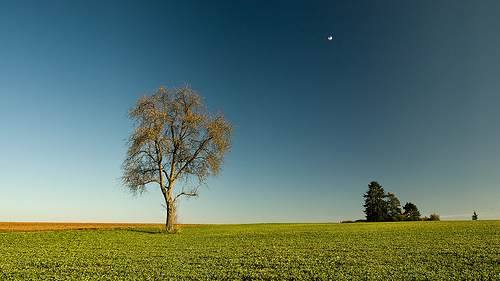
#> input picture PIM_P3/countryside.jpg, 500 x 281 px
$ jupyter execute --allow-errors PIM_P3_2.ipynb   (shell and % lines are left out)   (older library calls are emulated)
#> lines starting #> are read from the running program, lines starting #| are printed output that depends on the picture
[cell 1]
import numpy as np
from skimage import io, transform, color
from matplotlib import pyplot as plt
import scipy.ndimage as nd

[cell 2]
countryside = io.imread('countryside.jpg').astype(np.uint8)
#> countryside is the input picture: shape (281, 500, 3); mean R, G, B 90.9, 115.3, 103.4
countryside_copy = countryside.copy()
plt.imshow(countryside)
plt.colorbar()
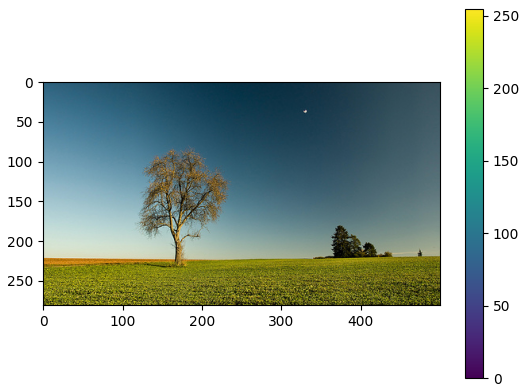
#> figure drawn by matplotlib, 2 panels

[cell 3]
def gradient(img):
    #dx = nd.sobel(color.rgb2gray(img), 0)
    #return np.abs(dx)
    gray_img = color.rgb2gray(img)
    M = np.array(gray_img).astype(np.float)
    gX,gY = np.gradient(M)
    return np.abs(gX)+np.abs(gY)

plt.imshow(gradient(countryside), cmap='gray')
#> in gradient, `gray_img = color.rgb2gray(img)`:
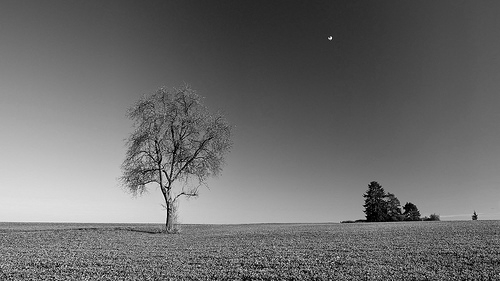
#> gray_img: shape (281, 500) float64; min 0, max 0.996, mean 0.428
#> in gradient, `gX,gY = np.gradient(M)`:
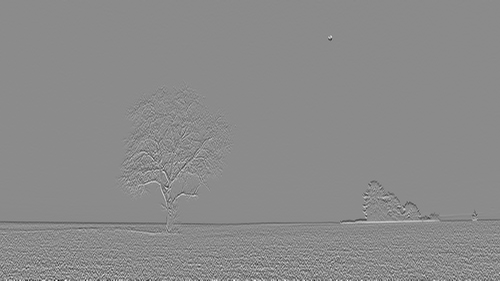
#> gX: shape (281, 500) float64; min -0.738, max 0.616, mean 0.000436; drawn with min black and max white
#> in gradient, `gX,gY = np.gradient(M)`:
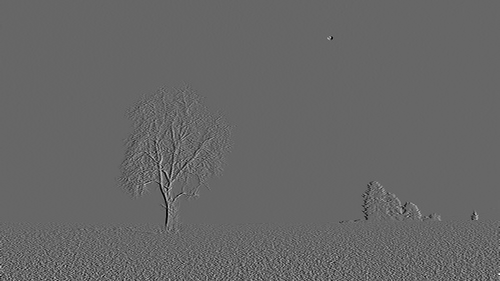
#> gY: shape (281, 500) float64; min -0.455, max 0.672, mean -0.00034; drawn with min black and max white
plt.colorbar()
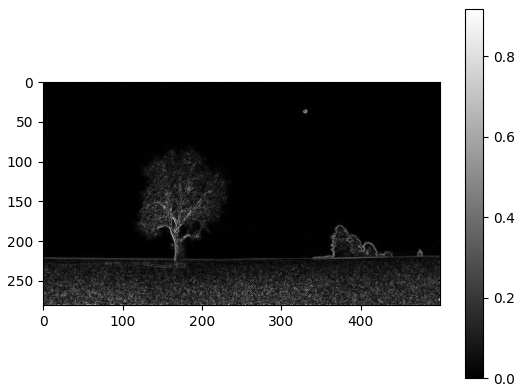
#> figure drawn by matplotlib, 2 panels

[cell 4]
def markPath(mat, path, mark_as='red'):
    assert mark_as in ['red','green','blue','black','white']

    if len(mat.shape) == 2:
        mat = color.gray2rgb(mat)

    ret = np.zeros(mat.shape)
    ret[:,:,:] = mat[:,:,:]

    # Preprocess image
    if np.max(ret) < 1.1 or np.max(ret) > 256: # matrix is in float numbers
        ret -= np.min(ret)
        ret /= np.max(ret)
        ret *= 256

    # Determinate components
    if mark_as == 'red':
        r,g,b = 255,0,0
    elif mark_as == 'green':
        r,g,b = 0,255,0
    elif mark_as == 'blue':
        r,g,b = 0,0,255
    elif mark_as == 'white':
        r,g,b = 255,255,255
    elif mark_as == 'black':
        r,b,b = 0,0,0

    # Place R,G,B
    for i in path:
        ret[int(i[0]),int(i[1]),0] = r
        ret[int(i[0]),int(i[1]),1] = g
        ret[int(i[0]),int(i[1]),2] = b
    return ret.astype('uint8')

def backtracking(M):

    M2 = np.zeros((M.shape[0],2))

    minValRow = np.min(M[M.shape[0]-1,:])
    minValPos = np.where(minValRow==M[M.shape[0]-1,:])
    row,col = M.shape[0]-1,minValPos[0][0]
    while(row!=-1):
        M2[row,0] = row
        M2[row,1] = col
        if(col==0):
            minValRow = min(M[row-1,col],M[row-1,col+1])
            minValPos = np.where(minValRow==M[row-1,col:(col+2)])
            col = col+minValPos[0][0]
        elif(col==M.shape[1]-1):
            minValRow = min(M[row-1,col],M[row-1,col-1])
            minValPos = np.where(minValRow==M[row-1,(col-1):(col+1)])
            col = col+(minValPos[0][0]-1)
        else:
            minValRow = min(M[row-1,col],M[row-1,col-1],M[row-1,col+1])
            minValPos = np.where(minValRow==M[row-1,(col-1):(col+2)])
            col = col+(minValPos[0][0]-1)
        row-=1
    #print("backtracking M2: ", M2.shape)
    #print(M2)
    return M2

def lines(img):
    grad = gradient(img)
    size_X, size_Y = grad.shape
    M = np.zeros((size_X,size_Y))
    #print("Lines M:", M.shape)
    for i in range(M.shape[0]):
        for j in range(M.shape[1]):
            if(i==0):
                M[i,j]=grad[i,j]
            else:
                if(j >= M.shape[1]-1):
                    M[i,j] = grad[i,j]+min(M[i-1,j-1],M[i-1,j])
                else:
                    M[i,j] = grad[i,j]+min(M[i-1,j-1],M[i-1,j],M[i-1,j+1])

    return backtracking(M)


def reduce(img,path):
    reducedImg = np.zeros((img.shape[0],img.shape[1]-1,img.shape[2]),dtype=np.uint8)
    idxs = [int(pos[0])*img.shape[1]+int(pos[1]) for pos in path]
    for i in range(img.shape[2]):
#         mask = np.ones_like(img[:,:,i],bool)
#         for idx in path:
#             mask[int(idx[0]),int(idx[1])] = False
#         reducedImg[:,:,i] = img[:,:,i][mask].reshape(reducedImg.shape[0],reducedImg.shape[1])
        reducedImg[:,:,i] = np.reshape(np.delete(img[:,:,i],idxs),(reducedImg.shape[0],reducedImg.shape[1]))
    return reducedImg

# [7 lines left out: function extend, not called in this run]

plt.imshow(markPath(countryside, lines(countryside), mark_as='red'))
#> after the loop in lines, `for i in range(M.shape[0]):`:
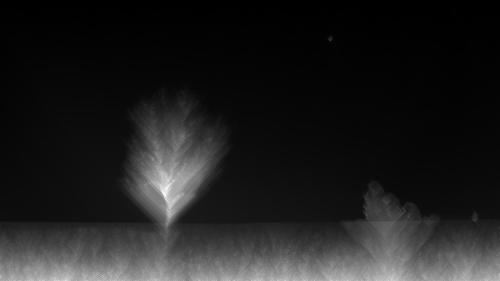
#> M: shape (281, 500) float64; min 0, max 6.82, mean 0.841; drawn with min black and max white
#> in backtracking, `minValRow = np.min(M[M.shape[0]-1,:])`: minValRow = 3.5
#> in backtracking, `minValPos = np.where(minValRow==M[M.shape[0]-1,:])`: minValPos = ([188],)
#> in backtracking, `row,col = M.shape[0]-1,minValPos[0][0]`: row = 280; col = 188
#> the loop in backtracking, `while(row!=-1):` made 281 passes
#> (minValRow, minValPos, col, row) on passes 1 to 12: (3.42, ([0],), 187, 279), (3.4, ([1],), 187, 278), (3.36, ([0],), 186, 277), (3.3, ([2],), 187, 276), (3.25, ([2],), 188, 275), (3.24, ([0],), 187, 274), (3.23, ([0],), 186, 273), (3.2, ([1],), 186, 272), (3.11, ([2],), 187, 271), (3.06, ([0],), 186, 270), (2.95, ([2],), 187, 269), (2.9, ([2],), 188, 268)
#> (minValRow, minValPos, col) on passes 61 to 66: (0.653, ([2],), 193), (0.652, ([2],), 194), (0.647, ([2],), 195), (0.645, ([2],), 196), (0.645, ([2],), 197), (0.64, ([2],), 198)
#> after the loop in backtracking, `while(row!=-1):`: M2 = 281 pairs, first value 0 to 280, second value 183 to 253; col = 222; row = -1
#> in markPath, `ret = np.zeros(mat.shape)`: ret: shape (281, 500, 3) float64; every value is 0
#> the loop in markPath, `for i in path:` made 281 passes
#> i on passes 1 to 3: [0, 222], [1, 221], [2, 220]
#> after the loop in markPath, `for i in path:`:
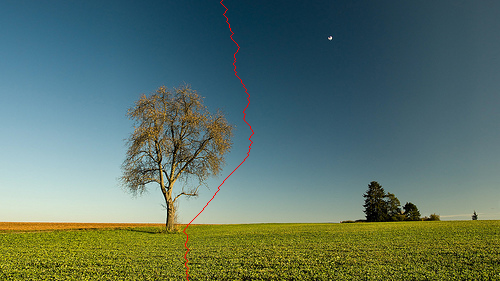
#> ret: shape (281, 500, 3) float64; mean R, G, B 91.2, 115.1, 103.2

[cell 5]
print(countryside_copy.shape)
#| (281, 500, 3)
for nlines in range(80):
    line_to_delete = lines(countryside)
    #img_with_line = markPath(countryside, lines_to_delete, mark_as='red')
    countryside = reduce(countryside, line_to_delete)
#> this loop made 80 passes
#> pass 1, `countryside = reduce(countryside, line_to_delete)`:
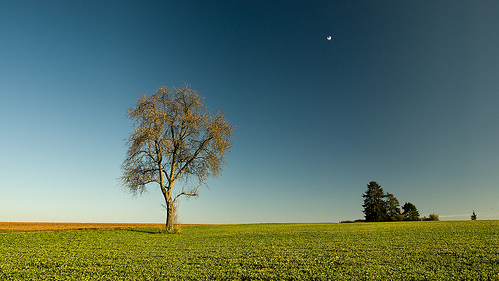
#> countryside: shape (281, 499, 3); mean R, G, B 90.9, 115.3, 103.4
#> after the loop:
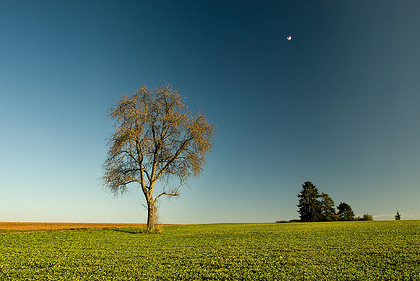
#> countryside: shape (281, 420, 3); mean R, G, B 90.9, 115, 102.9
    #plt.show()
    #plt.imshow(img_with_line)

[cell 6]
print(countryside.shape)
#| (281, 420, 3)
print(np.min(countryside), np.max(countryside))
#| 0 255
plt.imshow(countryside)
plt.show()

[cell 7]
print(countryside_copy.shape)
#| (281, 500, 3)
plt.imshow(countryside_copy)
plt.show()

[cell 8]

agbar = plt.imread('agbar.png')
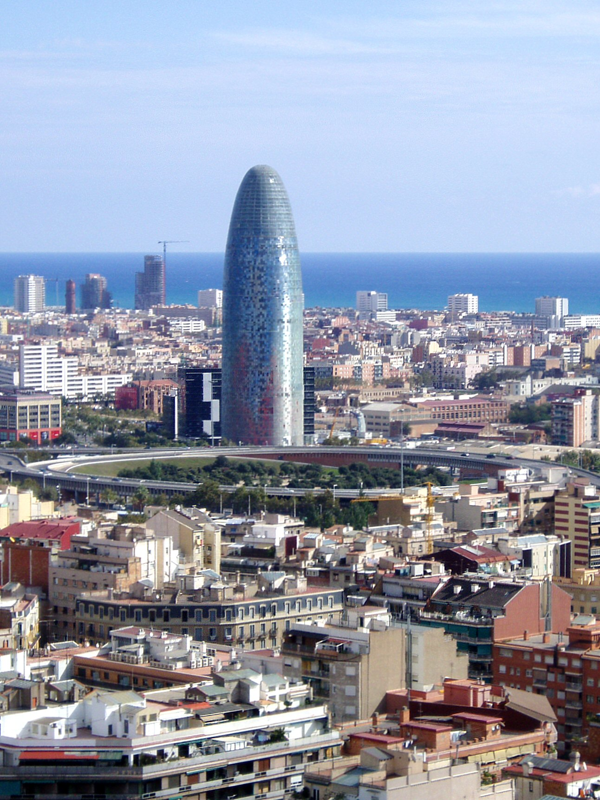
#> input picture PIM_P3/agbar.png, 600 x 800 px
#> agbar is the input picture: shape (800, 600, 3) float32; mean R, G, B 0.575, 0.597, 0.661
agbar = (agbar*255).astype(np.uint)
print(np.max(agbar), np.min(agbar))
#| 255 0
coords = []

# [13 lines left out: function onclick, not called in this run]


fig = plt.figure()
ax = fig.add_subplot(111)
plt.imshow(agbar)
cid = fig.canvas.mpl_connect('button_press_event', onclick)
